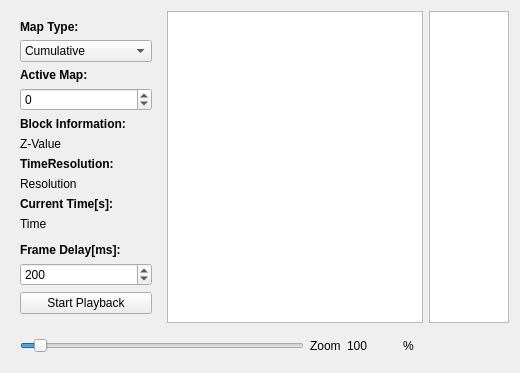
      <widget class="QWidget" name="vis_mapTab">
       <attribute name="title">
        <string>Event Map</string>
       </attribute>
       <layout class="QGridLayout" name="gridLayout_9">
        <item row="0" column="1">
         <widget class="QWidget" name="widget" native="true">
          <property name="minimumSize">
           <size>
            <width>150</width>
            <height>0</height>
           </size>
          </property>
          <layout class="QVBoxLayout" name="verticalLayout">
           <item>
            <widget class="QLabel" name="label_26">
             <property name="text">
              <string>&lt;html&gt;&lt;head/&gt;&lt;body&gt;&lt;p&gt;&lt;span style=&quot; font-weight:600;&quot;&gt;Map Type:&lt;/span&gt;&lt;/p&gt;&lt;/body&gt;&lt;/html&gt;</string>
             </property>
             <property name="buddy">
              <cstring>vis_mapTypeComboBox</cstring>
             </property>
            </widget>
           </item>
           <item>
            <widget class="QComboBox" name="vis_mapTypeComboBox">
             <item>
              <property name="text">
               <string>Cumulative</string>
              </property>
             </item>
             <item>
              <property name="text">
               <string>Frequency</string>
              </property>
             </item>
             <item>
              <property name="text">
               <string>Average</string>
              </property>
             </item>
             <item>
              <property name="text">
               <string>Highest</string>
              </property>
             </item>
            </widget>
           </item>
           <item>
            <widget class="QLabel" name="label_27">
             <property name="text">
              <string>&lt;b&gt;Active Map:</string>
             </property>
             <property name="buddy">
              <cstring>vis_activeMapSpinBox</cstring>
             </property>
            </widget>
           </item>
           <item>
            <widget class="QSpinBox" name="vis_activeMapSpinBox">
             <property name="wrapping">
              <bool>true</bool>
             </property>
             <property name="accelerated">
              <bool>true</bool>
             </property>
             <property name="minimum">
              <number>0</number>
             </property>
             <property name="maximum">
              <number>99999</number>
             </property>
             <property name="singleStep">
              <number>1</number>
             </property>
             <property name="value">
              <number>0</number>
             </property>
            </widget>
           </item>
           <item>
            <widget class="QLabel" name="label_30">
             <property name="text">
              <string>&lt;b&gt;Block Information:</string>
             </property>
            </widget>
           </item>
           <item>
            <widget class="QLabel" name="vis_zValueLabel">
             <property name="text">
              <string>Z-Value</string>
             </property>
            </widget>
           </item>
           <item>
            <widget class="QLabel" name="label_33">
             <property name="text">
              <string>&lt;b&gt;TimeResolution:</string>
             </property>
            </widget>
           </item>
           <item>
            <widget class="QLabel" name="vis_activeTimeResolutionLabel">
             <property name="text">
              <string>Resolution</string>
             </property>
            </widget>
           </item>
           <item>
            <widget class="QLabel" name="label_35">
             <property name="text">
              <string>&lt;b&gt;Current Time[s]:</string>
             </property>
            </widget>
           </item>
           <item>
            <widget class="QLabel" name="vis_activeTimeLabel">
             <property name="text">
              <string>Time</string>
             </property>
            </widget>
           </item>
           <item>
            <widget class="QWidget" name="vis_replaceWidget" native="true">
             <property name="sizePolicy">
              <sizepolicy hsizetype="Preferred" vsizetype="MinimumExpanding">
               <horstretch>0</horstretch>
               <verstretch>0</verstretch>
              </sizepolicy>
             </property>
            </widget>
           </item>
           <item>
            <widget class="QLabel" name="label_36">
             <property name="text">
              <string>&lt;html&gt;&lt;head/&gt;&lt;body&gt;&lt;p&gt;&lt;span style=&quot; font-weight:600;&quot;&gt;Frame Delay[ms]:&lt;/span&gt;&lt;/p&gt;&lt;/body&gt;&lt;/html&gt;</string>
             </property>
             <property name="buddy">
              <cstring>vis_controlEventPlaySpinBox</cstring>
             </property>
            </widget>
           </item>
           <item>
            <widget class="QSpinBox" name="vis_controlEventPlaySpinBox">
             <property name="accelerated">
              <bool>true</bool>
             </property>
             <property name="minimum">
              <number>10</number>
             </property>
             <property name="maximum">
              <number>10000</number>
             </property>
             <property name="singleStep">
              <number>10</number>
             </property>
             <property name="value">
              <number>200</number>
             </property>
            </widget>
           </item>
           <item>
            <widget class="QPushButton" name="vis_eventPlayPushButton">
             <property name="text">
              <string>Start Playback</string>
             </property>
            </widget>
           </item>
          </layout>
         </widget>
        </item>
        <item row="0" column="2" colspan="3">
         <widget class="QGraphicsView" name="vis_graphicsView">
          <property name="sizePolicy">
           <sizepolicy hsizetype="MinimumExpanding" vsizetype="MinimumExpanding">
            <horstretch>0</horstretch>
            <verstretch>0</verstretch>
           </sizepolicy>
          </property>
         </widget>
        </item>
        <item row="1" column="1" colspan="4">
         <widget class="QWidget" name="widget_7" native="true">
          <property name="sizePolicy">
           <sizepolicy hsizetype="Preferred" vsizetype="Minimum">
            <horstretch>0</horstretch>
            <verstretch>0</verstretch>
           </sizepolicy>
          </property>
          <layout class="QGridLayout" name="gridLayout_5">
           <item row="1" column="2">
            <widget class="QLabel" name="vis_zoomValueLabel">
             <property name="minimumSize">
              <size>
               <width>50</width>
               <height>0</height>
              </size>
             </property>
             <property name="text">
              <string>100</string>
             </property>
            </widget>
           </item>
           <item row="1" column="1">
            <widget class="QLabel" name="label_32">
             <property name="text">
              <string>Zoom</string>
             </property>
            </widget>
           </item>
           <item row="1" column="3">
            <widget class="QLabel" name="label_34">
             <property name="text">
              <string>%</string>
             </property>
            </widget>
           </item>
           <item row="1" column="0">
            <widget class="QSlider" name="vis_eventZoomSlider">
             <property name="minimum">
              <number>1</number>
             </property>
             <property name="maximum">
              <number>2000</number>
             </property>
             <property name="singleStep">
              <number>50</number>
             </property>
             <property name="pageStep">
              <number>100</number>
             </property>
             <property name="value">
              <number>100</number>
             </property>
             <property name="orientation">
              <enum>Qt::Horizontal</enum>
             </property>
             <property name="invertedAppearance">
              <bool>false</bool>
             </property>
             <property name="invertedControls">
              <bool>false</bool>
             </property>
            </widget>
           </item>
          </layout>
         </widget>
        </item>
        <item row="0" column="5">
         <widget class="QGraphicsView" name="vis_mapGraphicsView">
          <property name="sizePolicy">
           <sizepolicy hsizetype="MinimumExpanding" vsizetype="MinimumExpanding">
            <horstretch>0</horstretch>
            <verstretch>0</verstretch>
           </sizepolicy>
          </property>
          <property name="minimumSize">
           <size>
            <width>80</width>
            <height>0</height>
           </size>
          </property>
          <property name="maximumSize">
           <size>
            <width>80</width>
            <height>16777215</height>
           </size>
          </property>
          <property name="verticalScrollBarPolicy">
           <enum>Qt::ScrollBarAlwaysOff</enum>
          </property>
          <property name="horizontalScrollBarPolicy">
           <enum>Qt::ScrollBarAlwaysOff</enum>
          </property>
          <property name="sizeAdjustPolicy">
           <enum>QAbstractScrollArea::AdjustToContents</enum>
          </property>
         </widget>
        </item>
       </layout>
      </widget>
